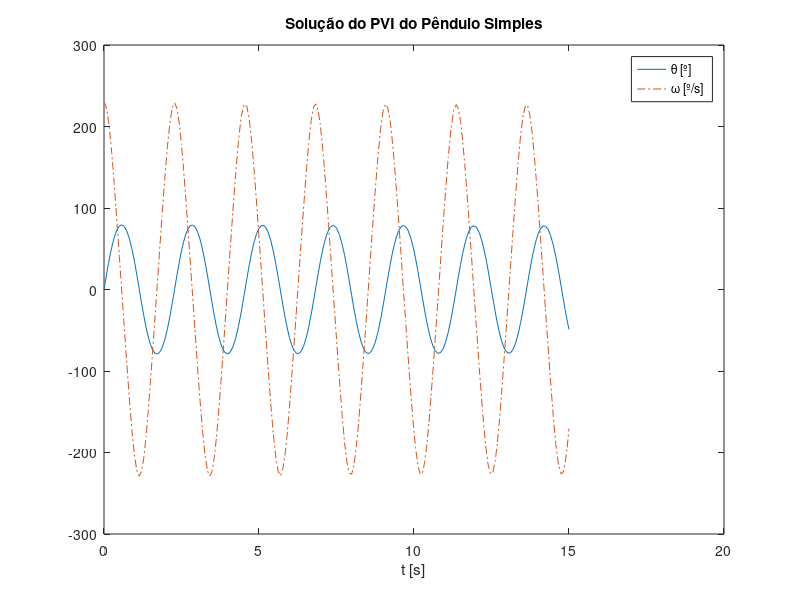

MATLAB code for this plot:
%% EDO: Pêndulo simples
% Definir parâmetros e c.i.'s
g = 9.81;
l = 1.0;
m = 0.5;
y_0 = [0.0 4.0];
t_limites = [0 15];
% Definir função "derivada do estado"
dydt = @(t, y) [y(2); -(g/l)*sin(y(1))];
% Resolver PVI
[t, y] = ode45(dydt, t_limites, y_0);
% Converter radianos para graus
y = rad2deg(y);
% Fazer plot
plot(t,y(:,1),'-')
hold on
plot(t,y(:,2),'-.')
title('Solução do PVI do Pêndulo Simples')
legend('\theta [º]','\omega [º/s]')
xlabel('t [s]')
hold off